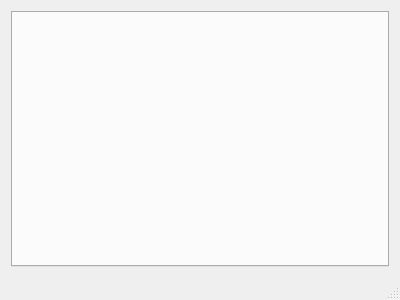
<?xml version="1.0" encoding="UTF-8"?>
<ui version="4.0">
 <class>MainWindow</class>
 <widget class="QMainWindow" name="MainWindow">
  <property name="geometry">
   <rect>
    <x>0</x>
    <y>0</y>
    <width>400</width>
    <height>300</height>
   </rect>
  </property>
  <property name="windowTitle">
   <string>AllInOne</string>
  </property>
  <widget class="QWidget" name="centralWidget">
   <layout class="QGridLayout" name="gridLayout">
    <item row="0" column="0">
     <widget class="QTabWidget" name="tabWidget"/>
    </item>
   </layout>
  </widget>
  <widget class="QStatusBar" name="statusBar"/>
  <widget class="QMenuBar" name="menuBar">
   <property name="geometry">
    <rect>
     <x>0</x>
     <y>0</y>
     <width>400</width>
     <height>21</height>
    </rect>
   </property>
  </widget>
 </widget>
 <layoutdefault spacing="6" margin="11"/>
 <resources/>
 <connections/>
</ui>
